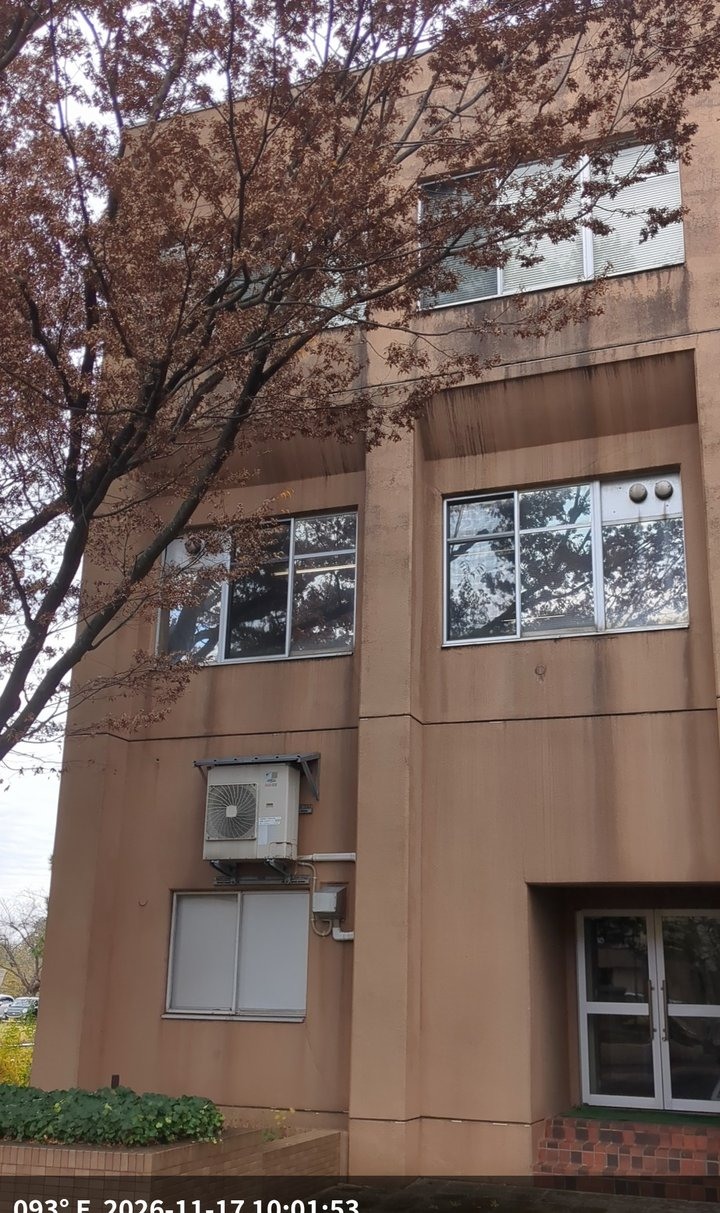
#> input picture targets/p1_0_100153.jpg, 720 x 1213 px
$ python make_fake_cam.py ../targets/p1_0_100153.jpg ../targets/p1_1_100213.jpg
#> lines starting #> are read from the running program, lines starting #| are printed output that depends on the picture
"""検証用: 写真1枚から Chrome の擬似カメラ用 MJPEG を生成する。使い方: python3 make_fake_cam.py 入力.jpg 出力.mjpeg"""
import io, sys
from PIL import Image
im = Image.open(sys.argv[1]).convert('RGB')
#> im is the input picture: PIL image 720x1213 RGB; mean R, G, B 115.1, 97, 90.3
# 実機との差異を模擬: 軽度の回転・拡大・減光
im = im.rotate(4, resample=Image.BICUBIC, expand=False)
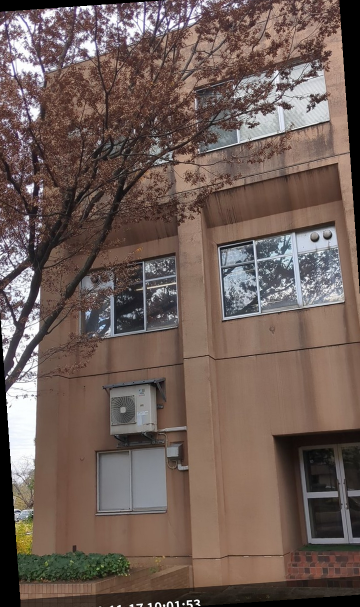
#> im: PIL image 720x1213 RGB (shown at 1/2 size); mean R, G, B 111, 93.6, 86.9
w, h = im.size
im = im.crop((int(w * .06), int(h * .06), int(w * .94), int(h * .94))).resize((720, 1280))
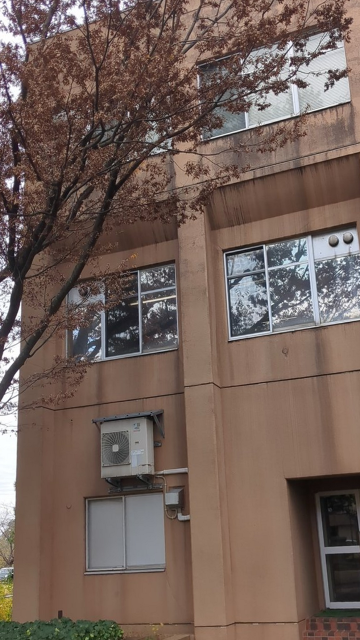
#> im: PIL image 720x1280 RGB (shown at 1/2 size); mean R, G, B 114.8, 96.5, 88.9
im = im.point(lambda v: int(v * .9))
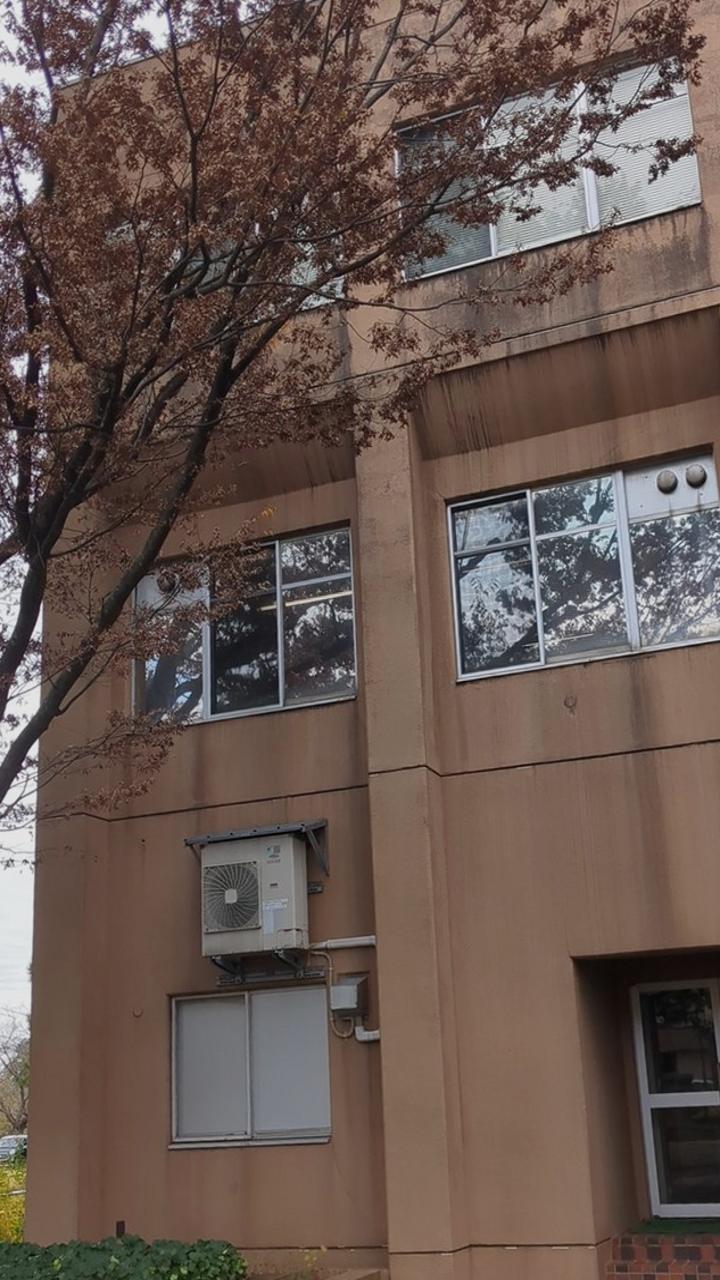
#> im: PIL image 720x1280 RGB; mean R, G, B 102.9, 86.4, 79.5
b = io.BytesIO(); im.save(b, 'JPEG', quality=85)
open(sys.argv[2], 'wb').write(b.getvalue() * 30)

$ run again, on targets/p1_3_100255.jpg
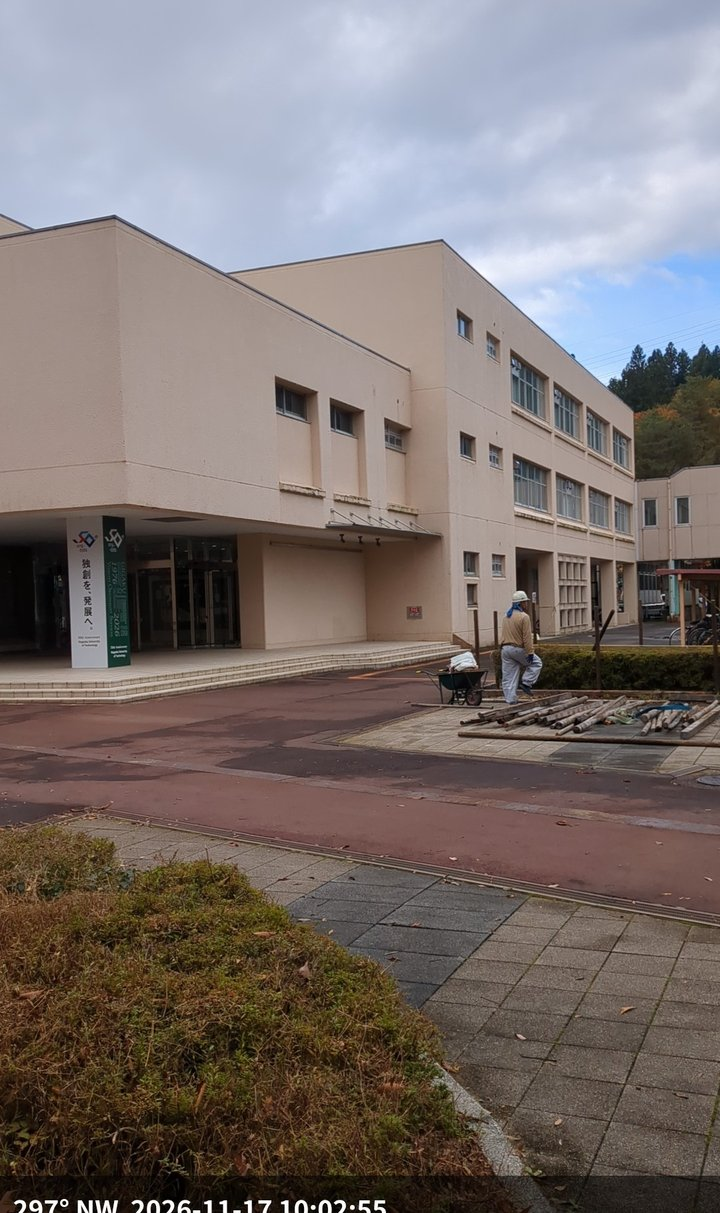
#> input picture targets/p1_3_100255.jpg, 720 x 1213 px
#> im is the input picture: PIL image 720x1213 RGB; mean R, G, B 123.3, 114, 111.7
#> `im = im.crop((int(w * .06), int(h * .06), int(w * .94), int(h * .94)))..`:
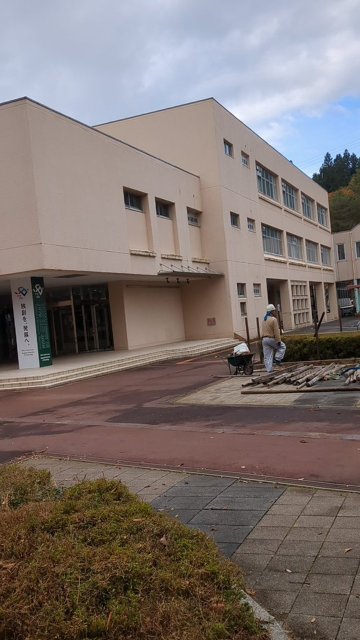
#> im: PIL image 720x1280 RGB (shown at 1/2 size); mean R, G, B 124.9, 114.5, 111
#> `im = im.point(lambda v: int(v * .9))`:
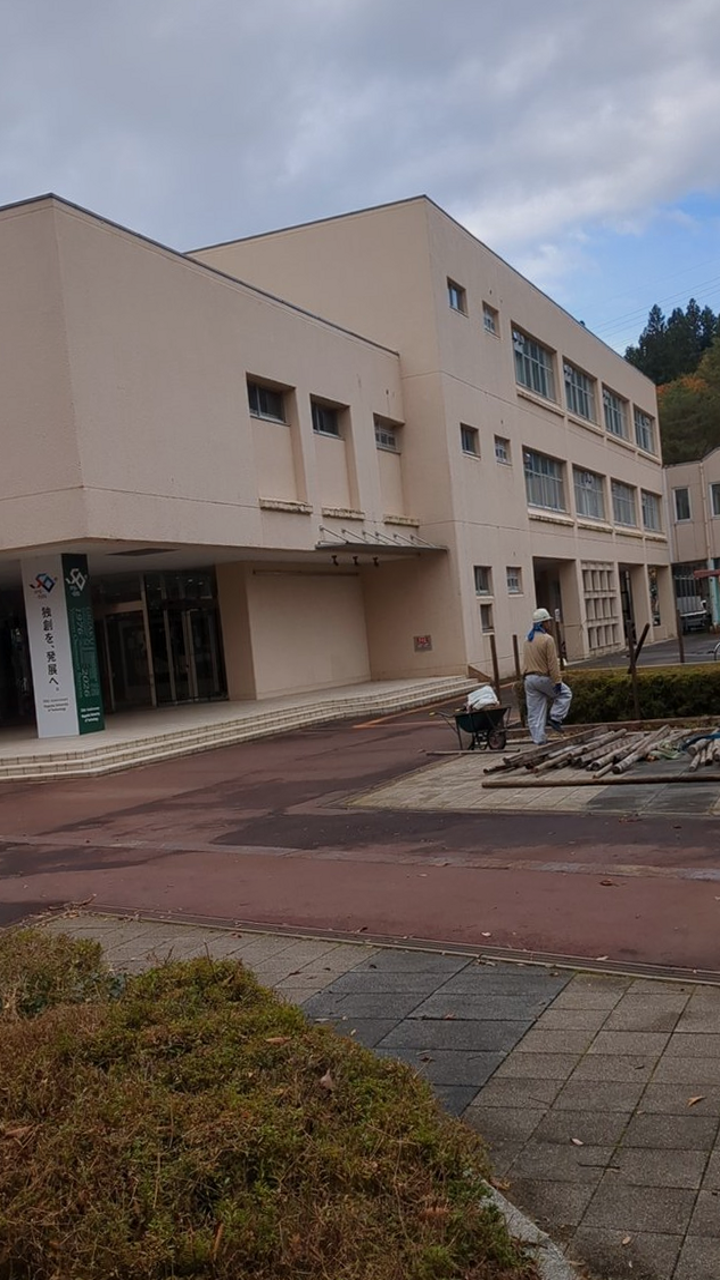
#> im: PIL image 720x1280 RGB; mean R, G, B 112, 102.6, 99.5
